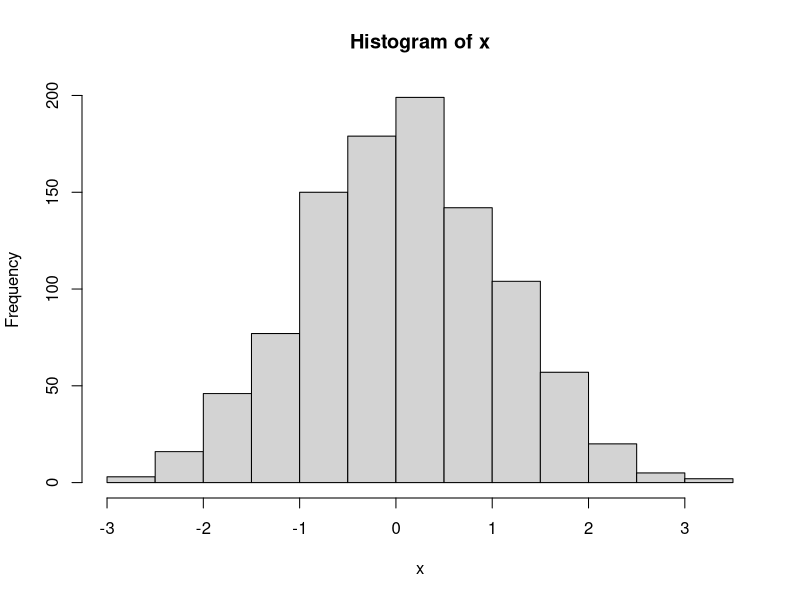

Reproduce this figure in R.
x = rnorm(1000, mean = 0, sd = 1)

#graphics.off()
#df(file="hist.pdf",
#paper= "special",
#width=4,
#height=4,
#pointsize=11)

hist(x)

#dev.off()